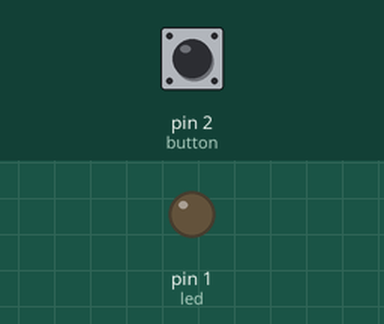
Recording of a sketch running on a simulated Arduino Uno, built with avr-gcc and run on an emulated ATmega328P. Parts: output pins drawn as LEDs (lit = HIGH). The test bench sets the inputs (shaded band); at power-on: pin 2 (button) HIGH.

Above: at 1.2 s.
1.3 s: pin 2 (button) pulled LOW for 3.2 s
At 3.4 s:
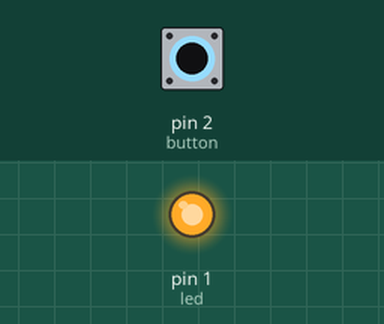
Timing chart, 0 to 6.0 s (numbered marks = the images above; inputs shaded):
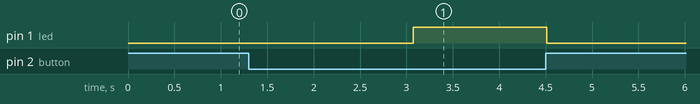

Measured:
- after the input at 1.3 s, pin 1 (led): LOW → HIGH after 1.8 s, → LOW 1.4 s later

The sketch:

trinket-breathing.ino
```cpp
int led = 1;           // the PWM pin the LED is attached to
int brightness = 10;    // how bright the LED is
int fadeAmount = 2;    // how many points to fade the LED by

int button = 2;
int dr = LOW;

void setup() {
  pinMode(led, OUTPUT);
  pinMode(button, INPUT_PULLUP);
}

void loop() {
  dr = digitalRead(button);
  if (dr == LOW) {

    analogWrite(led, brightness);
    brightness = brightness + fadeAmount;

    if (brightness <= 10 || brightness >= 250) {
      fadeAmount = -fadeAmount;
    }
    delay(30);
  } else {
    analogWrite(led, 0);
  }
}
```
